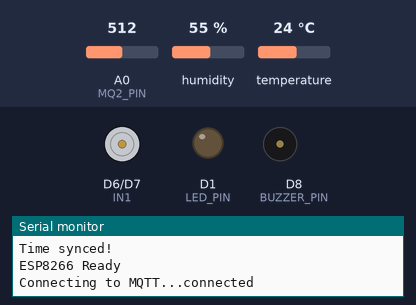
The sketch below on a simulated ESP8266 (NodeMCU). Shown: motor-driver pin pairs drawn as motors (green arrow = first pin HIGH = forward, orange = second pin HIGH = backward, longer = more drive, scaled by the enable pin), output pins drawn as LEDs (lit = HIGH), buzzer (waves = sounding, pin HIGH), the last lines printed to the serial monitor. The test bench sets the inputs (shaded band); at power-on: temperature 24 °C, A0 (MQ2_PIN) = 512, humidity 55 %. WiFi joins after 1.5 s; servers stay silent unless stated; the local clock reads 2024-03-15 10:24:30 at power-on unless the sketch sets it; no MQTT or app messages arrive unless stated.

Above: at 2.7 s.
2.8 s: temperature set to 21 °C
9.7 s: temperature set to 18 °C
At 10.8 s:
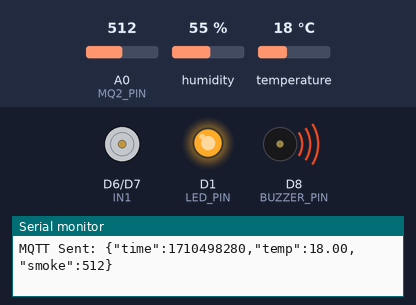
16.6 s: A0 (MQ2_PIN) set to 166
23.5 s: A0 (MQ2_PIN) set to 136
At 25.9 s:
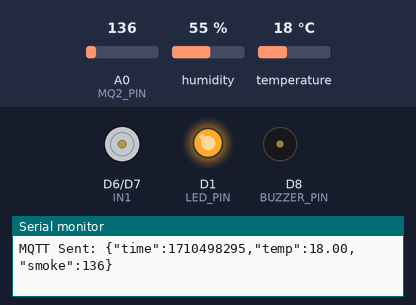
30.4 s: temperature set to 28 °C
At 36.0 s:
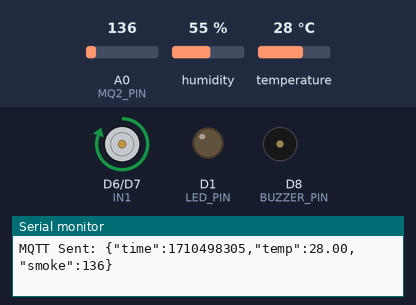
37.3 s: A0 (MQ2_PIN) set to 160
At 41.0 s:
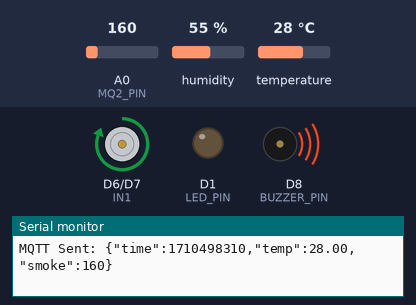
Timing chart, 0 to 42.5 s (numbered marks = the images above; inputs shaded):
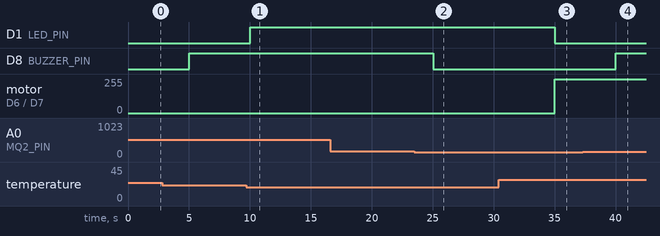

The sketch:

ESP_TO_RASPBERRYPI.ino
```cpp
#include <ESP8266WiFi.h>
#include <PubSubClient.h>
#include <DHT.h>
#include <Wire.h>
#include <WiFiUdp.h>
#include <time.h>

// Wi-Fi and MQTT settings
#define WIFI_SSID "123456"
#define WIFI_PASS "244466666"
#define MQTT_SERVER "192.168.137.213" // Raspberry Pi IP
#define MQTT_PORT 1883
#define MQTT_TOPIC "sensor/data"

// Sensor and device pins
#define DHTPIN 4
#define DHTTYPE DHT11
#define MQ2_PIN A0
#define LED_PIN D1
#define BUZZER_PIN D8
#define ENA D5
#define IN1 D6
#define IN2 D7

DHT dht(DHTPIN, DHTTYPE);
WiFiClient espClient;
PubSubClient client(espClient);

unsigned long lastTime = 0;
const long interval = 5000;  // Send every 5 seconds

void setup() {
  Serial.begin(115200);

  WiFi.begin(WIFI_SSID, WIFI_PASS);
  Serial.print("Connecting to WiFi");
  while (WiFi.status() != WL_CONNECTED) {
    delay(500);
    Serial.print(".");
  }
  Serial.println("\nWiFi connected");

  dht.begin();

  pinMode(LED_PIN, OUTPUT);
  pinMode(BUZZER_PIN, OUTPUT);
  pinMode(ENA, OUTPUT);
  pinMode(IN1, OUTPUT);
  pinMode(IN2, OUTPUT);

  client.setServer(MQTT_SERVER, MQTT_PORT);

  // Initialize time via NTP
  configTime(0, 0, "pool.ntp.org");

  Serial.print("Waiting for NTP time sync");
  while (time(nullptr) < 100000) {
    delay(500);
    Serial.print(".");
  }
  Serial.println("\nTime synced!");

  Serial.println("ESP8266 Ready");
}

void loop() {
  if (!client.connected()) {
    reconnectMQTT();
  }
  client.loop();

  if (millis() - lastTime > interval) {
    lastTime = millis();

    float temperature = dht.readTemperature();
    int smoke = analogRead(MQ2_PIN);

    if (!isnan(temperature)) {
      digitalWrite(LED_PIN, (temperature < 20) ? HIGH : LOW);
      digitalWrite(BUZZER_PIN, (smoke > 150) ? HIGH : LOW);

      if (temperature > 25) {
        digitalWrite(IN1, HIGH);
        digitalWrite(IN2, LOW);
        analogWrite(ENA, 255);
      } else {
        digitalWrite(IN1, LOW);
        digitalWrite(IN2, LOW);
      }

      time_t unixTime = time(NULL);  // Unix time in seconds
      String payload = "{\"time\":" + String(unixTime) +
                       ",\"temp\":" + String(temperature, 2) +
                       ",\"smoke\":" + String(smoke) +
                       "}";

      client.publish(MQTT_TOPIC, payload.c_str());
      Serial.println("MQTT Sent: " + payload);
    } else {
      Serial.println("DHT Read Failed");
    }
  }
}

void reconnectMQTT() {
  while (!client.connected()) {
    Serial.print("Connecting to MQTT...");
    if (client.connect("ESP8266Client")) {
      Serial.println("connected");
    } else {
      Serial.print("failed, rc=");
      Serial.println(client.state());
      delay(2000);
    }
  }
}
```

Measured:
- the behaviour switches between 20 and 19 °C on temperature (found by bisection; images 0 and 1)
- the behaviour switches between 151 and 150 on A0 (MQ2_PIN) (found by bisection; images 1 and 2)
- after the input at 9.7 s, D1 (LED_PIN): LOW → HIGH after 0.33 s
- after the input at 23.5 s, D8 (BUZZER_PIN): HIGH → LOW after 1.5 s
- after the input at 30.4 s, D1 (LED_PIN): HIGH → LOW after 4.6 s; motor on D6 (IN1) / D7 (IN2): stopped → forward 255/255 after 4.6 s
- after the input at 37.3 s, D8 (BUZZER_PIN): LOW → HIGH after 2.7 s
